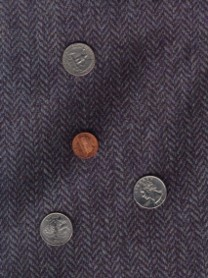
#> input picture Ejemplos/ejemplosTema7/images/monedas.jpg, 208 x 278 px, found by its file name
$ python ejemplo02.py
#> lines starting #> are read from the running program, lines starting #| are printed output that depends on the picture; after the words box and inside, x2 and y2 are one past the last pixel; in counts of white or black regions, pixels touching at a corner belong together
import numpy as np
import matplotlib.pyplot as plt
import skimage as ski

# Leer la imagen y crear mapa de bordes usando el gradiente de Sobel
image = ski.io.imread("Ejemplos/ejemplosTema7/images/monedas.jpg")
#> image is the input picture: shape (278, 208, 3); mean R, G, B 66.9, 58.9, 68.8
image = ski.color.rgb2gray(image)  # Convertir a niveles de gris
#> image: shape (278, 208) float64

gradiente = ski.filters.sobel(image)
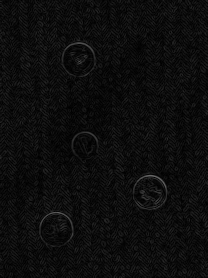
#> gradiente: shape (278, 208) float64; min 0.00026, max 0.411, mean 0.0529

maximo = gradiente.max()
#> maximo = 0.411
low = maximo * 0.2
#> low = 0.0821
high = maximo * 0.4
#> high = 0.164
mapa_bordes = ski.filters.apply_hysteresis_threshold(gradiente, low, high)
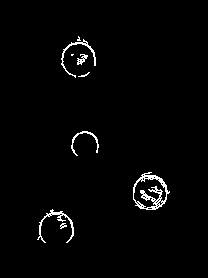
#> mapa_bordes: shape (278, 208) bool; 1.9% white in thin lines or dots, all inside (x1, y1, x2, y2) = (37, 36, 170, 243)

mapa_bordes = ski.morphology.thin(mapa_bordes)  # Reduce el grosor de los bordes a un solo píxel
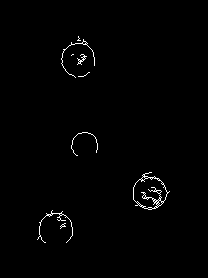
#> mapa_bordes: shape (278, 208) bool; 0.97% white in thin lines or dots, all inside (x1, y1, x2, y2) = (37, 36, 170, 243)

# Transformada de Hough para círculos
radios_posibles = np.arange(10, 30, 2)  # Buscará círculos con radios entre 10 y 30 de 2 en 2
hough_res = ski.transform.hough_circle(mapa_bordes, radios_posibles)
accums, cx, cy, radii = ski.transform.hough_circle_peaks(hough_res, radios_posibles, min_xdistance=10, min_ydistance=10,
                                                         threshold=hough_res.max() / 2)  # El threshold no debería ser necesario. Se supone que es el valor por defecto
#> accums = [0.542, 0.365, 0.347, 0.323]; cx = [150, 78, 85, 55]; cy = [193, 60, 144, 229]; radii = [16, 16, 12, 16]

# Dibujar los círculos en la imagen resultado
resultado = np.zeros(image.shape)
for fila, col, radio in zip(cy, cx, radii):
    circy, circx = ski.draw.circle_perimeter(fila, col, radio, shape=image.shape)  # Dibuja un círculo
    resultado[circy, circx] = 1
#> this loop made 4 passes
#> (fila, col, radio) on passes 1 to 4: (193, 150, 16), (60, 78, 16), (144, 85, 12), (229, 55, 16)
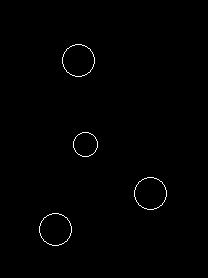
#> resultado: shape (278, 208) float64; values 0 (black) and 1 (white), 0.59% white in thin lines or dots, all inside (x1, y1, x2, y2) = (39, 44, 167, 246)

# Visualizar resultados
fig, axs = plt.subplots(nrows=1, ncols=3, layout="constrained")
fig.suptitle("Ejemplo - Transformada de Hough para círculos", fontsize=24)

axs[0].imshow(image, cmap='gray')
axs[0].set_title("Imagen original", size=16)

axs[1].imshow(mapa_bordes, cmap='gray')
axs[1].set_title("Mapa de bordes (Sobel + thin)", size=16)

axs[2].imshow(resultado, cmap='gray')
axs[2].set_title("HT para círculos", size=16)

for ax in axs:
    ax.set_axis_off()

plt.show()
